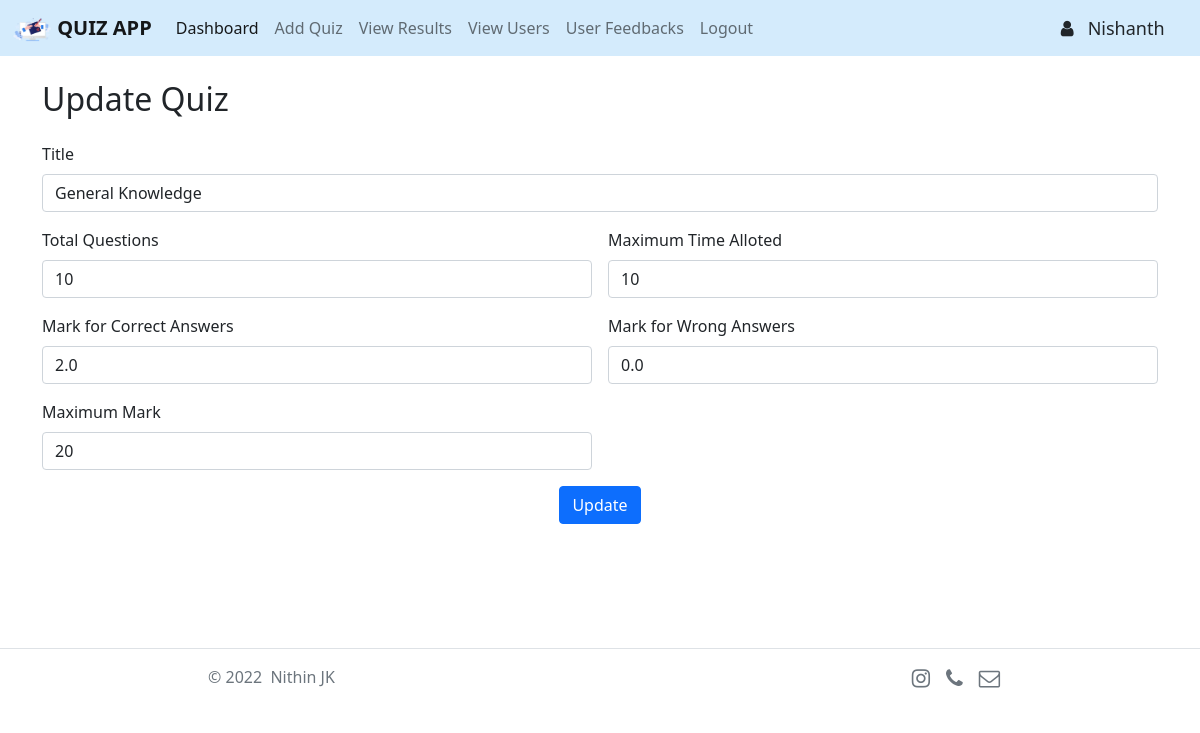
The app's page /update_quiz/3/Nishanth/ (signed in) with its own data.
### users/models.py (models this page shows, shortened)
class Quizzes(models.Model):
    title = models.CharField('Quiz Title', max_length=100)
    tot_questions = models.IntegerField()
    mark_for_correct = models.FloatField()
    mark_for_wrong = models.FloatField()
    max_time = models.IntegerField()
    max_mark = models.IntegerField()
    date_added = models.DateField('Date Added')
    attendees = models.ManyToManyField(Users, blank=True)
    class Meta:
        ordering = ('-date_added',)

### site_admin/views.py (the view, shortened to what this page needs)
# urls.py: path('update_quiz/<id>/<name>/', admin_views.update_quiz, name='update_quiz'),
@login_required(login_url='home')
def update_quiz(request, id, name):
    current_user = User.objects.get(pk=request.user.id)
    if current_user.is_superuser == True:
        role = 'admin'
        notification = Notifications.objects.filter(to=role, status=1)
        feedcount = 0
        resultcount = 0
        usercount = 0
        date = datetime.now().strftime('%Y-%m-%d')
        if request.method == 'POST':
            instance = get_object_or_404(Quizzes, id=id)
            quizform = AddQuizForm(request.POST or None, instance=instance)
            if quizform.is_valid():
                quizform.save()
                messages.success(request, "Quiz Updated sucessfully.")
                return redirect('admin_dashboard', name)
        else:
            quiz = Quizzes.objects.get(pk=id)
            return render(request, 'admin/update_quiz.html', {'role':role, 'feedcount':feedcount, 'resultcount':resultcount, 'usercount':usercount, 'current_year': current_year, 'date': date, 'uname': name, 'quiz':quiz, 'id':id})
    else:
        return redirect('home')

### templates/admin/update_quiz.html (shortened to what this page needs)
{% include 'header.html' %}
{% block content %}
<div class="container">
    <form class="row g-3" method="post" action="{% url 'update_quiz' id uname %}">
        <h2>Update Quiz</h2>
        <div class="col-12">
            <label class="form-label">Title</label>
            <input type="text" class="form-control" name="title" placeholder="Enter quiz title" value="{{ quiz.title }}"
                required>
        </div>
        <div class="col-md-6">
            <label class="form-label">Total Questions</label>
            <input type="number" class="form-control" name="tot_questions" placeholder="Enter total number of questions"
                value="{{ quiz.tot_questions }}" required>
        </div>
        <div class="col-md-6">
            <label class="form-label">Maximum Time Alloted</label>
            <input type="number" class="form-control" name="max_time"
                placeholder="Enter maximun time alloted ( in minutes )" value="{{ quiz.max_time }}" required>
        </div>
        <div class="col-md-6">
            <label class="form-label">Mark for Correct Answers</label>
            <input type="number" class="form-control" name="mark_for_correct"
                placeholder="Enter mark for correct answers" value="{{ quiz.mark_for_correct }}" required>
        </div>
        <div class="col-md-6">
            <label class="form-label">Mark for Wrong Answers</label>
            <input type="number" class="form-control" name="mark_for_wrong" placeholder="Enter mark for wrong answers"
                value="{{ quiz.mark_for_wrong }}" required>
        </div>
        <div class="col-md-6">
            <label class="form-label">Maximum Mark</label>
            <input type="number" class="form-control" name="max_mark" placeholder="Enter maximun mark"
                value="{{ quiz.max_mark }}" required>
        </div>
        <div class="col-12">
            <center>
                <button class="btn btn-primary" type="submit" name="update">Update</button>
            </center>
        </div>
    </form>
</div>
{% endblock %}
{% include 'footer.html' %}

### records on screen
Quizzes: title "General Knowledge", tot_questions "10", max_time "10", mark_for_correct "2.0", mark_for_wrong "0.0", max_mark "20"

### other values on screen
{{ uname }} "Nishanth"
{{ current_year }} "2022"
